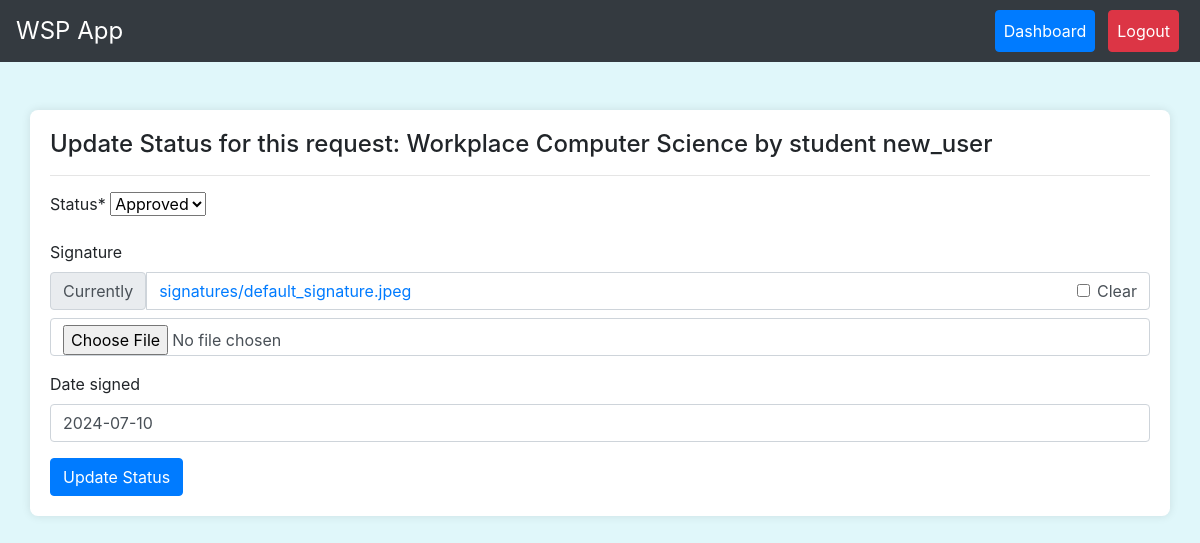
The app's page /director_approval/4/ (signed in) with its own data.
### workapp/models.py (models this page shows, shortened)
class StudentApplication(models.Model):
    student = models.ForeignKey(User, on_delete=models.CASCADE, related_name='applications', null=True)
    posting_place = models.ForeignKey(PostingPlace, on_delete=models.CASCADE)
    STATUS_CHOICES = [
        ('pending', 'Pending'),
        ('approved', 'Approved'),
        ('rejected', 'Rejected'),
    ]
    status = models.CharField(max_length=10, choices=STATUS_CHOICES, default='pending')
    supervisor_status = models.CharField(max_length=10, null=True, choices=STATUS_CHOICES, default='pending')
    director_approval = models.BooleanField(default=False)
    supervisor_approval = models.BooleanField(default=False, null=True)
    work_completed = models.BooleanField(default=False, null=True, blank=True)
    payment_status = models.BooleanField(default=False, null=True, blank=True)
    payment_receipt = models.ImageField(upload_to='receipts/', default=default_receipt, null=True, blank=True)
    start_date = models.DateField(null=True, blank=True)
    end_date = models.DateField(null=True, blank=True)
    student_photo = models.ImageField(upload_to='student_photos/', default=default_student_photo, null=True, blank=True)
    hod_recommendation_letter = models.FileField(upload_to='hod_signatures/', default=default_hod_signature, null=True, blank=True)
    room_number = models.CharField(max_length=20, null=True, blank=True)
    cgpa = models.DecimalField(max_digits=4, decimal_places=2, null=True, blank=True)
    year_of_study = models.IntegerField(null=True, blank=True)
    reason_for_desiring_to_work = models.TextField(null=True, blank=True)
    signature = models.FileField(upload_to='signatures/', default=default_signature, null=True, blank=True)
    area_of_interest = models.CharField(max_length=255, null=True, blank=True)
    date_signed = models.DateField(null=True, blank=True)
    class Meta:
        ordering = [Case(
            When(status='pending', then=Value(0)),
            When(status='approved', then=Value(1)),
            When(status='rejected', then=Value(2)),
            output_field=IntegerField(),
        )]

class PostingPlace(models.Model):
    name = models.CharField(max_length=100)
    location = models.CharField(max_length=100, null=True, blank=True, default='School Campus')
    supervisor = models.ForeignKey(User, on_delete=models.SET_NULL, null=True, blank=True)
    def __str__(self):
        return self.name

class User(AbstractUser):
    ROLE_CHOICES = (
        ('student', 'Student'),
        ('director', 'Director'),
        ('supervisor', 'Supervisor'),
    )
    role = models.CharField(max_length=10, choices=ROLE_CHOICES)
    username = models.CharField(max_length=20, null=True, blank=True, unique=False, default='new_user')
    matric_number = models.CharField(max_length=20, null=True, blank=True, unique=True)
    staff_id = models.CharField(max_length=10, null=True, blank=True, unique=True)
    email = models.EmailField(null=True, blank=False, unique=True)
    department = models.CharField(max_length=100, null=True, blank=False)
    course_of_study = models.CharField(max_length=100, null=True, blank=False)
    faculty = models.CharField(max_length=100, null=True, blank=True, default='Science')
    specialization = models.CharField(max_length=100, null=True, blank=True)
    first_name = models.CharField(max_length=100)
    last_name = models.CharField(max_length=100)
    phone_number = models.CharField(max_length=12, null=True, blank=True, default='08012345678')
    contact_address = models.TextField(null=True, blank=True, default='Ogun State')
    date_of_birth = models.DateField(null=True, blank=True)
    GENDER_CHOICES = [
        ('M', 'Male'),
        ('F', 'Female')
    ]
    gender = models.CharField(max_length=1, choices=GENDER_CHOICES, null=True, blank=True)
    registration_date = models.DateField(default=date.today)
    def __str__(self):
        return f'{self.first_name} {self.last_name}'
    class Meta:
        ordering = ['-registration_date']

### workapp/views.py (the view)
# urls.py: path('director_approval/<int:application_id>/', views.update_application_status, name='update_application_status'),
@login_required
def update_application_status(request, application_id):
    application = get_object_or_404(StudentApplication, id=application_id)
    if request.method == 'POST':
        form = StudentApplicationForm2(request.POST, instance=application)
        if form.is_valid():
            form.save()
            return redirect('dashboard')
    else:
        form = StudentApplicationForm2(instance=application)
    return render(request, 'update_application_status.html', {'form': form, 'application': application})

### workapp/forms.py
class StudentApplicationForm2(forms.ModelForm):
    class Meta:
        model = StudentApplication
        fields = ['status', 'signature', 'date_signed']
        widgets = {
            'status': forms.Select(choices=StudentApplication.STATUS_CHOICES),
            'date_signed': forms.DateInput(attrs={
                'placeholder': 'YYYY-MM-DD',
                'class': 'form-control'
            }),
        }

### workapp/templates/update_application_status.html (shortened to what this page needs)
{% extends 'base.html' %}
{% load crispy_forms_tags %}
{% block content %}
    <h4>Update Status for this request: Workplace {{ application.posting_place }} by student {{ application.student.username }}</h4> <hr>
    <form method="post">
        {{ form|crispy }}
        <button type="submit" class="btn btn-primary">Update Status</button>
    </form>
{% endblock %}

### workapp/templates/base.html (style rules this page uses)
body { background-color: #e0f7fa; }

### records on screen
StudentApplication: posting_place "Computer Science", student.username "new_user", status "Approved", date_signed "2024-07-10"
